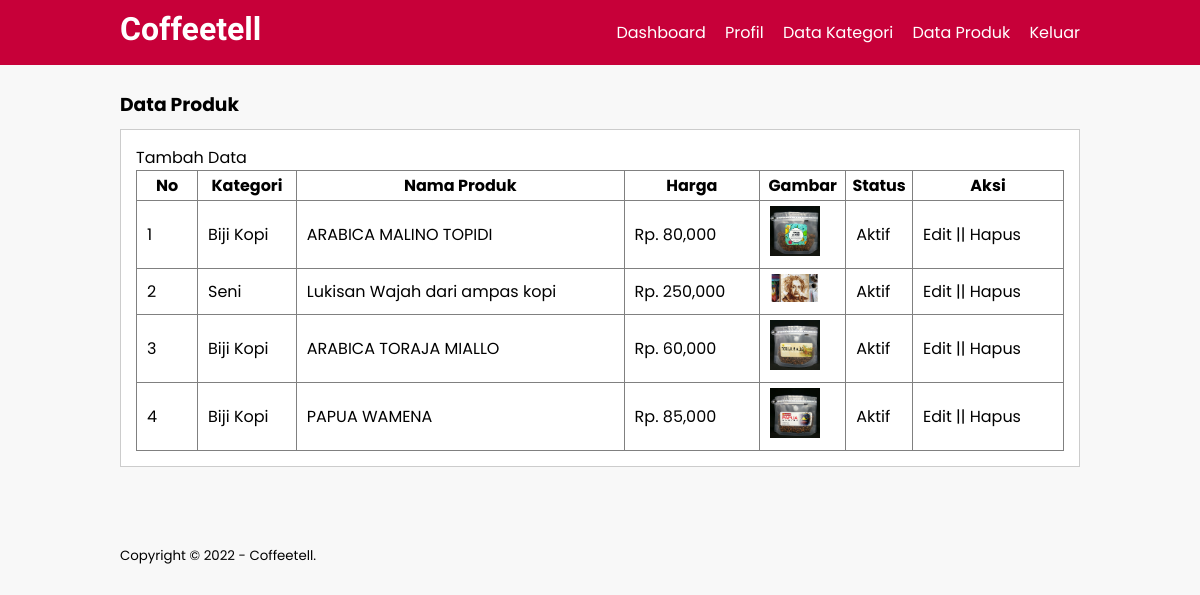
Page /data-produk.php (signed in) on the committed database.
### tables this page shows
CREATE TABLE `tb_product` (
  `product_id` int(11) NOT NULL,
  `category_id` int(11) NOT NULL,
  `product_name` varchar(100) NOT NULL,
  `product_price` int(11) NOT NULL,
  `product_description` text NOT NULL,
  `product_image` varchar(100) NOT NULL,
  `product_status` tinyint(1) NOT NULL,
  `data_created` timestamp NOT NULL DEFAULT current_timestamp()
);

CREATE TABLE `tb_category` (
  `category_id` int(11) NOT NULL,
  `category_name` varchar(25) NOT NULL
);

### data-produk.php (the view, shortened to what this page needs)
<?php
	include 'db.php';
?>
<!DOCTYPE html>
<html>
<head>
	<link rel="stylesheet" type="text/css" href="admin.css">
</head>
<body>
	<header>
		<div class="container">
			<h1><a href="dashboard.php">Coffeetell</a></h1>
			<ul>
				<li><a href="dashboard.php">Dashboard</a></li>
				<li><a href="profil.php">Profil</a></li>
				<li><a href="data-kategori.php">Data Kategori</a></li>
				<li><a href="data-produk.php">Data Produk</a></li>
				<li><a href="keluar.php">Keluar</a></li>
			</ul>
		</div>
	</header>
	<div class="section">
		<div class="container">
			<h3>Data Produk</h3>
			<div class="box">
				<p><a href="tambah-produk.php">Tambah Data</a></p>
				<table border="1" cellspacing="0" class="table">
					<thead>
						<tr>
							<th width="60px">No</th>
							<th>Kategori</th>
							<th>Nama Produk</th>
							<th>Harga</th>
							<th>Gambar</th>
							<th>Status</th>
							<th width="150px">Aksi</th>
						</tr>
					</thead>
					<tbody>
						<?php
							$no = 1;
							$produk = mysqli_query($conn, "SELECT * FROM tb_product LEFT JOIN tb_category USING (category_id) ORDER BY product_id DESC");
							if(mysqli_num_rows($produk) > 0){
							while($row = mysqli_fetch_array($produk)){
						?>
						<tr>
							<td><?php echo $no++ ?></td>
							<td><?php echo $row['category_name'] ?></td>
							<td><?php echo $row['product_name'] ?></td>
							<td>Rp. <?php echo number_format($row['product_price']) ?></td>
							<td><a href="produk/<?php echo $row['product_image'] ?>" target="_blank"> <img src="produk/<?php echo $row['product_image'] ?>" width="50px"> </a></td>
							<td><?php echo ($row['product_status'] == 0)? 'Tidak Aktif':'Aktif'; ?></td>
							<td>
								<a href="edit-produk.php?id=<?php echo $row['product_id'] ?>">Edit</a> || <a href="proses-hapus.php?idp=<?php echo $row['product_id'] ?>" onclick="return confirm('Yakin ingin hapus ?')">Hapus</a>
							</td>
						</tr>
						<?php }}else{ ?>
							<tr>
								<td colspan="7">Tidak ada data</td>
							</tr>
						<?php } ?>
					</tbody>
				</table>
			</div>
		</div>
	</div>
	<footer>
		<div class="container">
			<small>Copyright &copy; 2022 - Coffeetell.</small>
		</div>
	</footer>
</body>
</html>

### admin.css (style rules this page uses)
* { padding:0; margin:0; }
body { background-color: #f8f8f8; font-family: poppins; }
a { color: inherit; text-decoration: none; }
header { background-color: #C70039; color: #fff; }
header h1 { float: left; font-family: Viga; padding:10px 0; }
header ul { float: right; }
header ul li { display: inline-block; }
header ul li a { padding:20px 0 20px 15px; display: inline-block; }
footer { padding:25px 0; }
.container { width: 80%; margin:0 auto; }
.container:after { content: ''; display: block; clear: both; }
.section { padding:25px 0; }
.box { background-color: #fff; border:1px solid #ccc; padding:15px; box-sizing: border-box; margin:10px 0 25px 0; }
.box:after { content: ''; display: block; clear: both; }
.table { width: 100%; border-collapse: collapse; }
.table tr { height: 30px; }
.table tr td { padding:5px 10px; }

### rows in the picture
tb_product: category.category_name "Biji Kopi", product_name "ARABICA MALINO TOPIDI", product_price "80,000", product_image (picture), product_status "Aktif"
tb_product: category.category_name "Seni", product_name "Lukisan Wajah dari ampas kopi", product_price "250,000", product_image (picture), product_status "Aktif"
tb_product: category.category_name "Biji Kopi", product_name "ARABICA TORAJA MIALLO", product_price "60,000", product_image (picture), product_status "Aktif"
tb_product: category.category_name "Biji Kopi", product_name "PAPUA WAMENA", product_price "85,000", product_image (picture), product_status "Aktif"
